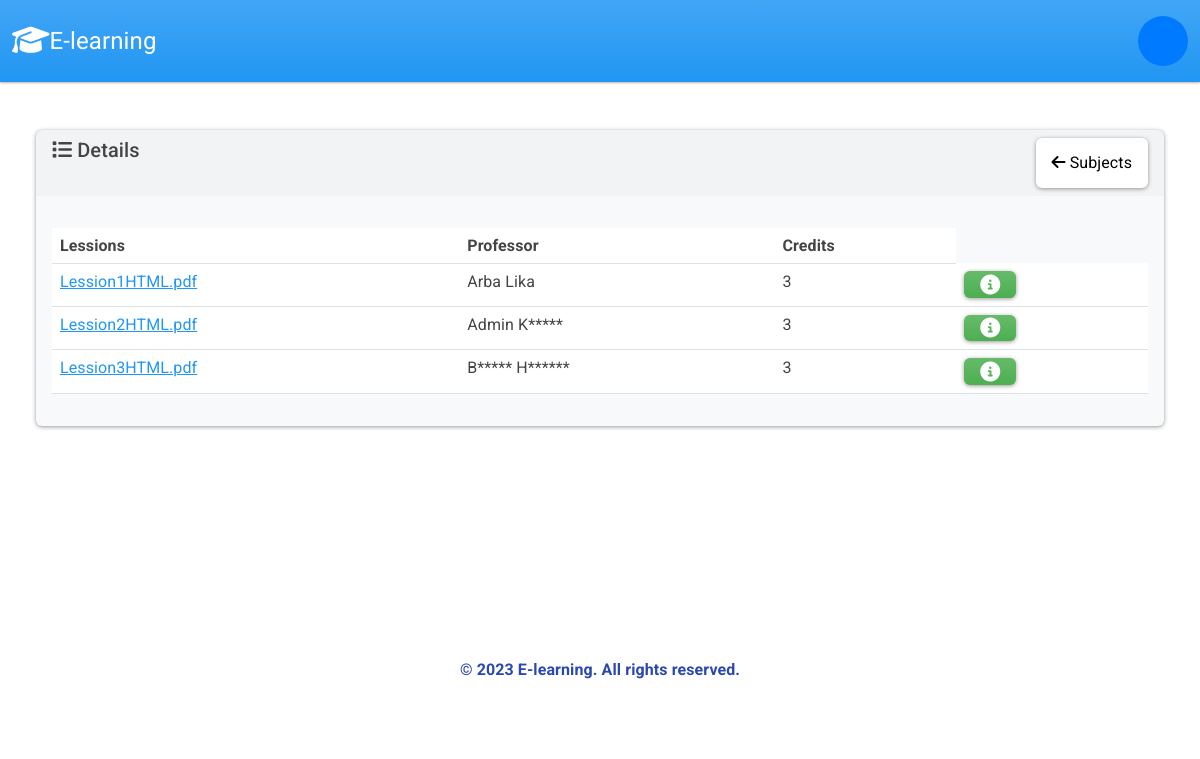
The page /stafi/subject/17/details on the database its author committed.
### stafi/models.py (models this page shows, shortened)
class Kurset(models.Model):
    leksioni = models.FileField(max_length=2080)
    petagogu=models.CharField(max_length=255)
    kredite= models.IntegerField()
    subject = models.ForeignKey(Subject, on_delete=models.CASCADE, default=None, blank=True, null=True)

### stafi/views.py (the view)
# urls.py: path('subject/<int:subject_id>/details', views.details, name='details'),
def details(request, subject_id):
    subject = get_object_or_404(Subject, pk=subject_id)
    kurs = subject.kurset_set.all()
    return render(request, 'stafi/details.html', {'subject': subject, 'kurset': kurs})

### stafi/templates/stafi/details.html (shortened to what this page needs)
{% extends "stafi/baza.html" %}
{% block body %}
<br><br>
<div class=" row">
    <div class="col-12">
        {% if kurset %}
        <div class="card bg-light ms-4 me-4 mb-4">
            <div class="card-header">
    <div class="row">
        <div class="col">
           <h5><i class="fa-solid fa-list"></i> Details</h5>
        </div>
        <div class="col text-end">
            <a href="{% url 'student_dashboard' %}" class="btn btn-secondary" style="text-transform: none;">
                <i class="fa-solid fa-arrow-left"></i> Subjects </a>
        </div>
    </div>
</div>
      <div class="card-body">
                <p class="card-text">
                <div class="table-responsive">
                    <table class="table table-hover">
                        <thead>
                        <tr>
                            <th scope="col">Lessions</th>
                            <th scope="col">Professor</th>
                            <th scope="col">Credits</th>
                        </tr>
                        </thead>
                        <tbody>
                        {% for kurs in kurset %}
                        <tr>
<td>                <a href="{% url 'serve_lesson_file' subject_id=kurs.subject.id leksioni=kurs.leksioni %}" target="_blank" >
                             {{kurs.leksioni}}</a>
</td>
                            <td>{{kurs.petagogu}}</td>
                            <td>{{kurs.kredite}}</td>
                            <td>
                                  <button type="button"
                                        href="{% url 'view_website' kurs.id %}"
                                        data-bs-target="#myModal{{ kurs.id }}"
                                        data-bs-toggle="modal"
                                        class="btn btn-success me-1">
                                    <i class="fa-solid fa-circle-info fa-lg"></i>
                                </button>
                            </td>
                        </tr>
                        {% endfor %}
                        </tbody>
                    </table>
                </div>
            </div>
        </div>
        {% else %}
        <h5 class="alert alert-primary ms-4 me-4">We do not have any registered items.</h5>
        {% endif%}
    </div>
</div>
{% endblock%}

### rows shown on the page
Kurset: leksioni "Lession1HTML.pdf", petagogu "Arba Lika", kredite "3"
Kurset: leksioni "Lession2HTML.pdf", petagogu "Admin K*****", kredite "3"
Kurset: leksioni "Lession3HTML.pdf", petagogu "B***** H******", kredite "3"
